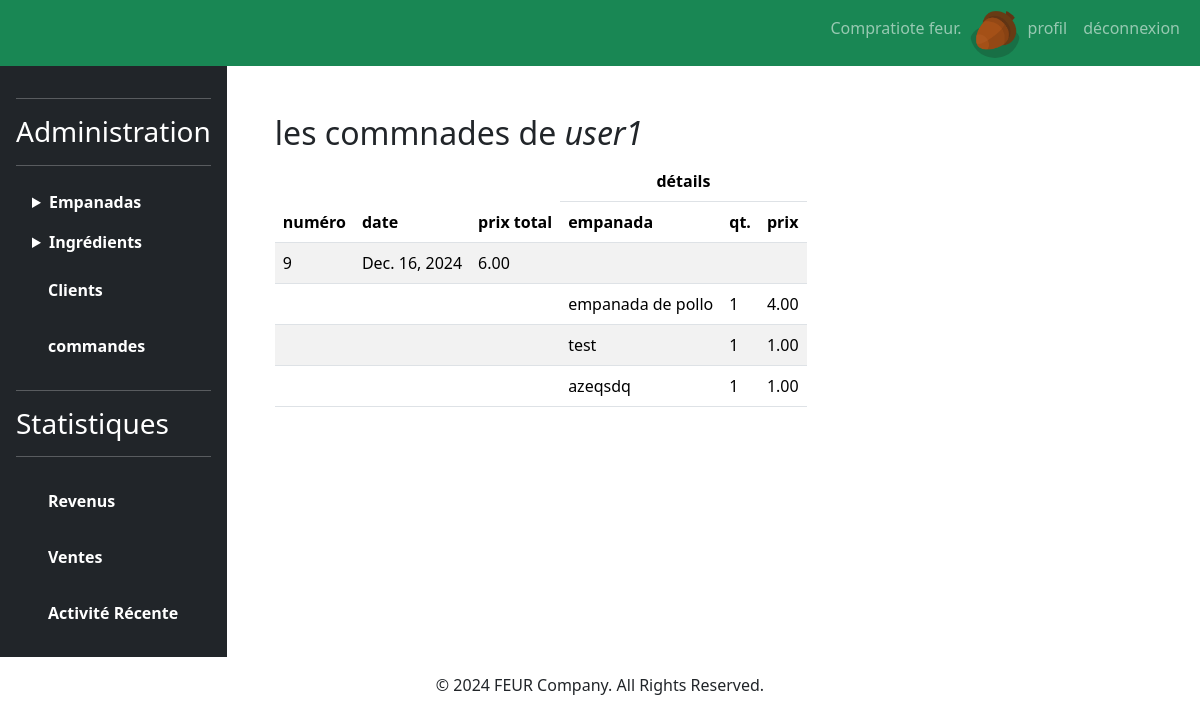
Page /stats/clients/8 (signed in) on the committed database.
### comptes/models.py (models this page shows)
class TiendaUser(User):
    image = models.ImageField(default='imagesUsers/default.png', upload_to='imagesUsers/')

### paniers/models.py (models this page shows, shortened)
class Commande(models.Model):
    idCommande = models.AutoField( primary_key = True )
    dateCommande = models.DateField(default=date.today)
    payee = models.BooleanField(default=False)
    prix = models.DecimalField( max_digits = 6, decimal_places = 2 )
    user = models.ForeignKey( TiendaUser, on_delete = models.CASCADE )

class LigneCommande(models.Model):
    idLigneCommande = models.AutoField( primary_key = True )
    quantite = models.IntegerField()
    prix = models.DecimalField( max_digits = 6, decimal_places = 2 )
    commande = models.ForeignKey( Commande, on_delete = models.CASCADE )
    empanada = models.ForeignKey( Empanada, on_delete = models.CASCADE )

### empanadas/models.py (models this page shows, shortened)
class Empanada(models.Model):
    idEmpanada = models.AutoField( primary_key = True )
    nomEmpanada = models.CharField( max_length = 50 )
    prix = models.DecimalField( max_digits = 6, decimal_places = 2 )
    image = models.ImageField(default="imagesEmpanadas/default.png", upload_to='imagesEmpanadas/')

### stats/views.py (the view)
# urls.py: path('clients/<int:client_id>', views.commandes_client),
def commandes_client(request,client_id):
    if not request.user.is_authenticated:
        return redirect ('/login')
    if not request.user.is_staff:
        return redirect ('/empanadas')
    user = TiendaUser.objects.get(id=client_id)
    username = user.username
    commandes = []
    commandes = Commande.objects.filter(user=user, payee=True)
    for commande in commandes:
        commande.lignes = []
        commande.lignes = LigneCommande.objects.filter(commande=commande)
    return render(
        request,
        'stats/commandes_client.html',
        {
            'commandes' : commandes,
            'username' : username,
            'user' : TiendaUser.objects.get(id=request.user.id),
        }
    )

### stats/templates/stats/commandes_client.html (shortened to what this page needs)
{% extends 'empanadas/base.html' %}
{% block main %}
<h2> les commnades de <i class="fs-italic">{{username}}</i></h2>
{% if commandes|length > 0 %}
	<table class="table table-striped">
		<thead>
			<tr>
				<th
					scope="col"
					rowspan="2"
				>
					numéro
				</th>
				<th
					scope="col"
					rowspan="2"
				>
					date
				</th>
				<th
					scope="col"
					rowspan="2"
				>
					prix total
				</th>
				<th
					class="text-center"
					scope="col"
					colspan="3"
				>
					détails
				</th>
			</tr>
			<tr>
				<th scope="col"> empanada </th>
				<th scope="col"> qt. </th>
				<th scope="col"> prix </th>
			</tr>
		</thead>
		<tbody>
			{% for commande in commandes %}
				<tr>
					<td scope="row">
						{{commande.idCommande}}
					</td>
					<td scope="row">
						{{commande.dateCommande}}
					</td>
					<td scope="row">
						{{commande.prix}}
					</td>
					<td></td>
					<td></td>
					<td></td>
				</tr>
				{% for ligne in commande.lignes %}
					<tr>
						<td></td>
						<td></td>
						<td></td>
						<td>{{ ligne.empanada.nomEmpanada }}</td>
						<td>{{ ligne.quantite }}</td>
						<td>{{ ligne.prix }}</td>
					</tr>
				{% endfor %}
			{% endfor %}
		</tbody>
	</table>
{% else %}
	<h2> Il n'y aucune commande par ici :0 </h2>
{% endif %}
{% endblock %}

### comptes/templates/comptes/menuStaff.html (shortened to what this page needs)
{% load static %}
<nav class="navbar navbar-expand-lg navbar-dark bg-success">
	<div class="container-fluid">
		<div id="navbarText" class="collapse navbar-collapse">
			<ul class="navbar-nav">
				<li class="nav-item d-flex flex-row">
					<span class="nav-link">
						Compratiote {{user}}.
					</span>
					<img src="{{MEDIA_URL}}{{user.image}}" class="rounded-circle" alt="logo"/>
				</li>
				<li class="nav-item">
					<a class="nav-link" href="/user/update/">
						profil
					</a>
				</li>
				<li class="nav-item">
					<a class="nav-link" href="/logout">
						déconnexion
					</a>
				</li>
			</ul>
		</div>
	</div>
</nav>

### empanadas/static/empanadas/css/style.css (style rules this page uses)
body { overflow-x: hidden; }
img[alt="logo"] { width: 50px; }

### rows in the picture
TiendaUser: username "feur", image (picture)
Commande: idCommande "9", dateCommande "Dec. 16, 2024", prix "6.00"
LigneCommande: empanada.nomEmpanada "empanada de pollo", quantite "1", prix "4.00"
LigneCommande: empanada.nomEmpanada "test", quantite "1", prix "1.00"
LigneCommande: empanada.nomEmpanada "azeqsdq", quantite "1", prix "1.00"

### other values in the picture
{{ username }} "user1"
